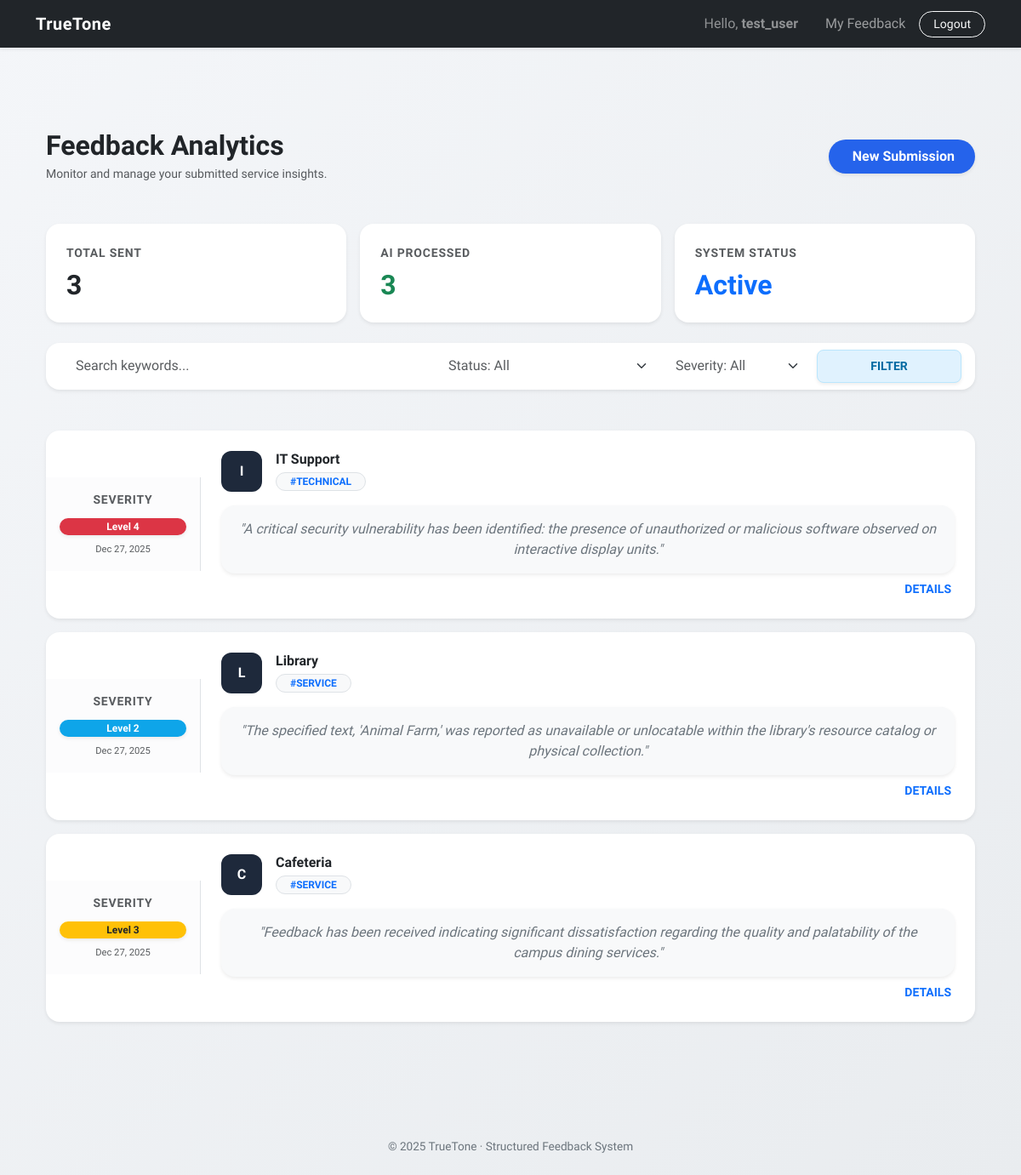
The page /feedback/my-feedbacks/ (signed in) on the database its author committed.
### accounts/models.py (models this page shows, shortened)
class User(AbstractUser):
    ROLE_CHOICES = (
        ('user', 'User'),
        ('owner', 'Service Owner'),
        ('admin', 'Admin'),
    )
    role = models.CharField(
        max_length=10,
        choices=ROLE_CHOICES,
        default='user'
    )

### feedback/models.py (models this page shows, shortened)
class Feedback(models.Model):
    CATEGORY_CHOICES = [
        ('technical', 'Technical'),
        ('service', 'Service'),
        ('staff', 'Staff'),
        ('other', 'Other'),
    ]
    SEVERITY_CHOICES = [
        (1, 'Low'),
        (2, 'Medium'),
        (3, 'High'),
        (4, 'Critical'),
    ]
    TONE_CHOICES = [
        ('aggressive', 'Aggressive'),
        ('neutral', 'Neutral'),
        ('polite', 'Polite'),
        ('disappointed', 'Disappointed'),
    ]
    INTENT_CHOICES = [
        ('complaint', 'Complaint'),
        ('suggestion', 'Suggestion'),
        ('praise', 'Praise'),
        ('question', 'Question'),
    ]
    user = models.ForeignKey(
        settings.AUTH_USER_MODEL,
        on_delete=models.CASCADE,
        related_name='feedbacks'
    )
    service = models.ForeignKey(
        'services.Service',
        on_delete=models.CASCADE,
        related_name='feedbacks'
    )
    raw_text = models.TextField(max_length=500, help_text="Original feedback text")
    normalized_text = models.TextField(blank=True, null=True, help_text="Normalized text")
    category = models.CharField(max_length=20, choices=CATEGORY_CHOICES, default='other')
    severity = models.IntegerField(choices=SEVERITY_CHOICES, default=1)
    tone = models.CharField(
        max_length=20,
        choices=TONE_CHOICES,
        help_text="Detected user tone"
    )
    intent = models.CharField(
        max_length=20,
        choices=INTENT_CHOICES,
        help_text="Detected user intent"
    )
    date = models.DateTimeField(auto_now_add=True)

### services/models.py (models this page shows, shortened)
class Service(models.Model):
    SERVICE_CATEGORIES = [
        ('education', 'Eğitim'),
        ('food', 'Beslenme/Yemek'),
        ('facility', 'Tesis/Altyapı'),
        ('it', 'Bilgi İşlem'),
    ]
    name = models.CharField(max_length=100)
    category = models.CharField(max_length=50, choices=SERVICE_CATEGORIES)
    description = models.TextField()
    owner = models.ForeignKey(
        settings.AUTH_USER_MODEL,
        on_delete=models.CASCADE,
        related_name='managed_services'
    )

### feedback/views.py (the view)
# urls.py: path('my-feedbacks/', views.user_feedback_list, name='user_feedback_list'),
@login_required
def user_feedback_list(request):
    query_set = Feedback.objects.filter(user=request.user).order_by('-date')
    search_query = request.GET.get('q', '')
    status_filter = request.GET.get('status', '')
    severity_filter = request.GET.get('severity', '')
    if search_query:
        query_set = query_set.filter(raw_text__icontains=search_query)
    if status_filter == 'processed':
        query_set = query_set.exclude(normalized_text__isnull=True).exclude(normalized_text="")
    elif status_filter == 'pending':
        query_set = query_set.filter(Q(normalized_text__isnull=True) | Q(normalized_text=""))
    if severity_filter and severity_filter != '':
        query_set = query_set.filter(severity=int(severity_filter))
    base_user_data = Feedback.objects.filter(user=request.user)
    total_sent = base_user_data.count()
    processed_count = base_user_data.exclude(normalized_text__isnull=True).exclude(normalized_text="").count()
    return render(request, 'feedback/user_feedback_list.html', {
        'feedbacks': query_set,
        'total_sent': total_sent,
        'processed_count': processed_count,
        'current_status': status_filter,
        'current_severity': severity_filter,
        'q': search_query,
    })

### feedback/templates/feedback/user_feedback_list.html (shortened to what this page needs)
{% extends "base.html" %}
{% block content %}
<div class="container py-5 animate__animated animate__fadeIn">
    <div class="row mb-5 align-items-center">
        <div class="col-md-8 text-start">
            <h1 class="h2 fw-800 text-dark mb-1 text-start">Feedback Analytics</h1>
            <p class="text-muted mb-0 small text-start">Monitor and manage your submitted service insights.</p>
        </div>
        <div class="col-md-4 text-md-end mt-3 mt-md-0">
            <a href="{% url 'services:service_list' %}" class="btn btn-premium-action px-4 py-2 rounded-pill shadow-sm position-relative overflow-hidden border-0">
                <span class="position-relative z-index-2 fw-bold text-white">
                     New Submission
                </span>
            </a>
        </div>
    </div>
    <div class="row mb-4 g-3 text-start">
        <div class="col-md-4">
            <div class="card stat-card border-0 shadow-sm rounded-4 h-100 position-relative overflow-hidden bg-white">
                <div class="card-body p-4 position-relative z-index-2">
                    <div class="text-muted small fw-bold text-uppercase ls-1 mb-2">Total Sent</div>
                    <div class="h2 fw-800 mb-0 text-dark">{{ total_sent }}</div>
                </div>
            </div>
        </div>
        <div class="col-md-4">
            <div class="card stat-card border-0 shadow-sm rounded-4 h-100 position-relative overflow-hidden bg-white">
                <div class="card-body p-4 position-relative z-index-2">
                    <div class="text-uppercase small fw-bold text-muted ls-1 mb-2">AI Processed</div>
                    <div class="h2 fw-800 text-success mb-0">{{ processed_count }}</div>
                </div>
            </div>
        </div>
        <div class="col-md-4">
            <div class="card stat-card border-0 shadow-sm rounded-4 h-100 position-relative overflow-hidden bg-white">
                <div class="card-body p-4 position-relative z-index-2">
                    <div class="text-uppercase small fw-bold text-muted ls-1 mb-2">System Status</div>
                    <div class="h2 fw-800 text-primary mb-0">Active</div>
                </div>
            </div>
        </div>
    </div>
    <div class="card border-0 shadow-sm rounded-4 p-2 mb-5 bg-white">
        <form method="GET" class="row g-2 align-items-center text-start mx-1">
            <div class="col-lg-5">
                <div class="input-group">
                    <span class="input-group-text bg-transparent border-0 pe-0"></span>
                    <input type="text" name="q" value="{{ request.GET.q }}" class="form-control border-0 shadow-none ps-2" placeholder="Search keywords...">
                </div>
            </div>
            <div class="col-lg-3">
                <select name="status" class="form-select border-0 shadow-none text-muted fw-medium">
                    <option value="" {% if not request.GET.status %}selected{% endif %}>Status: All</option>
                </select>
            </div>
            <div class="col-lg-2">
                <select name="severity" class="form-select border-0 shadow-none text-muted fw-medium">
                    <option value="" {% if not request.GET.severity %}selected{% endif %}>Severity: All</option>
                </select>
            </div>
            <div class="col-lg-2">
                <button type="submit" class="btn btn-filter-vibrant w-100 rounded-3 fw-bold btn-sm py-2 shadow-sm transition-all">FILTER</button>
            </div>
        </form>
    </div>
    <div class="row text-start">
        {% for fb in feedbacks %}
        <div class="col-lg-12 mb-3">
            <div class="card border-0 shadow-sm rounded-4 feedback-row transition-all overflow-hidden bg-white">
                <div class="row g-0 align-items-center">
                    <div class="col-md-2 p-3 text-center border-end bg-light-subtle d-none d-md-block">
                        <div class="small fw-bold text-muted mb-2 ls-1 text-uppercase">Severity</div>
                        <span class="badge rounded-pill px-3 py-1 w-100
                            {% if fb.severity == 4 %}bg-danger
                            {% elif fb.severity == 3 %}bg-warning text-dark
                            {% elif fb.severity == 2 %}bg-info-custom text-white
                            {% else %}bg-success{% endif %} shadow-sm small">
                            Level {{ fb.severity }}
                        </span>
                        <div class="mt-2 text-muted tiny-text">{{ fb.date|date:"M d, Y" }}</div>
                    </div>
                    <div class="col-md-10 p-4">
                        <div class="d-flex align-items-center mb-2">
                            <div class="avatar-icon text-white">{{ fb.service.name|slice:":1" }}</div>
                            <div class="ms-3">
                                <h6 class="fw-800 text-dark mb-1">{{ fb.service.name }}</h6>
                                <span class="badge bg-light text-primary border rounded-pill px-3 small">#{{ fb.category|upper }}</span>
                            </div>
                        </div>
                        <div class="p-3 rounded-4 bg-light border-0 ai-bubble shadow-sm mt-3">
                            <p class="text-secondary mb-0 fst-italic text-center">
                                "{{ fb.normalized_text|default:fb.raw_text|truncatechars:180 }}"
                            </p>
                        </div>
                        <div class="d-flex justify-content-end mt-2">
                            <a href="#" class="text-decoration-none fw-bold small text-primary hover-link">DETAILS </a>
                        </div>
                    </div>
                </div>
            </div>
        </div>
        {% endfor %}
    </div>
</div>
{% endblock %}

### templates/base.html (shortened to what this page needs)
<!DOCTYPE html>
<html lang="en">
<head>
  <link href="https://cdn.jsdelivr.net/npm/bootstrap@5.3.2/dist/css/bootstrap.min.css" rel="stylesheet">
</head>
<body class="d-flex flex-column">
<nav class="navbar navbar-expand-lg navbar-dark bg-dark shadow-sm">
  <div class="container">
    <a class="navbar-brand" href="/">TrueTone</a>
    <div class="collapse navbar-collapse show">
      <ul class="navbar-nav ms-auto align-items-center">
        {% if user.is_authenticated %}
          <li class="nav-item me-3">
            <span class="nav-link text-white-50">Hello, <strong>{{ user.username }}</strong></span>
          </li>
          <li class="nav-item">
            <a class="nav-link" href="{% url 'feedback:user_feedback_list' %}">My Feedback</a>
          </li>
          <li class="nav-item ms-lg-2">
            <form action="{% url 'logout' %}" method="post" style="display:inline;">
              <button type="submit" class="btn btn-outline-light btn-sm rounded-pill px-3">Logout</button>
            </form>
          </li>
        {% endif %}
      </ul>
    </div>
  </div>
</nav>
<main class="container py-5 flex-grow-1">
  {% block content %}
  {% endblock %}
</main>
<footer class="text-center py-4">
  © 2025 TrueTone · Structured Feedback System
</footer>
</body>
</html>

### templates/base.html (style rules this page uses)
body { background: linear-gradient(135deg, #f4f6f9, #e9ecef); min-height: 100vh; }
.navbar-brand { font-weight: 700; letter-spacing: 0.5px; }
.nav-link { transition: color 0.2s ease; position: relative; }
footer { font-size: 0.85rem; color: #6c757d; }

### feedback/templates/feedback/user_feedback_list.html (style rules this page uses)
:root { --primary-blue: #2563eb; }
body { background-color: #f8fafc; font-family: 'Plus Jakarta Sans', sans-serif; }
.fw-800 { font-weight: 800; }
.ls-1 { letter-spacing: 0.05rem; }
.rounded-4 { border-radius: 1rem !important; }
.tiny-text { font-size: 0.7rem; }
.bg-light-subtle { background-color: #f9fafb; }
.bg-info-custom { background-color: #0ea5e9 !important; }
.avatar-icon { width: 48px; height: 48px; display: flex; align-items: center; justify-content: center; font-weight: 800; border-radius: 12px; background-color: #1e293b; flex-shrink: 0; }
.ai-bubble { display: flex; align-items: center; justify-content: center; min-height: 80px; text-align: center; }
.btn-premium-action { background-color: var(--primary-blue); border: none; transition: 0.3s; }
.btn-filter-vibrant { background-color: #e0f2fe; color: #0369a1; border: 1px solid #bae6fd !important; }

### rows shown on the page
User: username "test_user"
Feedback: severity "4", date "Dec 27, 2025", service.name "I", service.name "IT Support", category "TECHNICAL", normalized_text "A critical security vulnerability has been identified: the presence of unauthorized or malicious software observed on interactive display units."
Feedback: severity "2", date "Dec 27, 2025", service.name "L", service.name "Library", category "SERVICE", normalized_text "The specified text, 'Animal Farm,' was reported as unavailable or unlocatable within the library's resource catalog or physical collection."
Feedback: severity "3", date "Dec 27, 2025", service.name "C", service.name "Cafeteria", category "SERVICE", normalized_text "Feedback has been received indicating significant dissatisfaction regarding the quality and palatability of the campus dining services."

### other values the page prints
{{ total_sent }} "3"
{{ processed_count }} "3"
